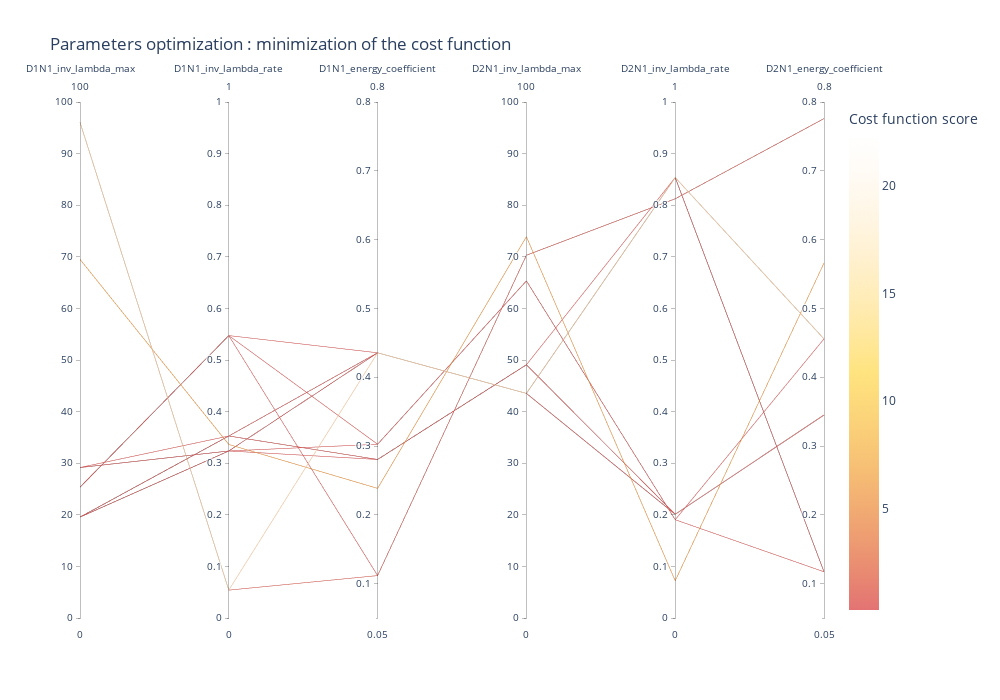

Source (notebook cell):
### Code cell
fig = viewer.parallel_coordinates(
    1000,
    colorscale=[
        [0, "rgba(220, 80, 80, 0.8)"],
        [0.5, "rgba(255,200,0,0.5)"],
        [1, "rgba(255,200,150,0.0)"],
    ],
)
fig.update_layout(width=1000, height=700)
